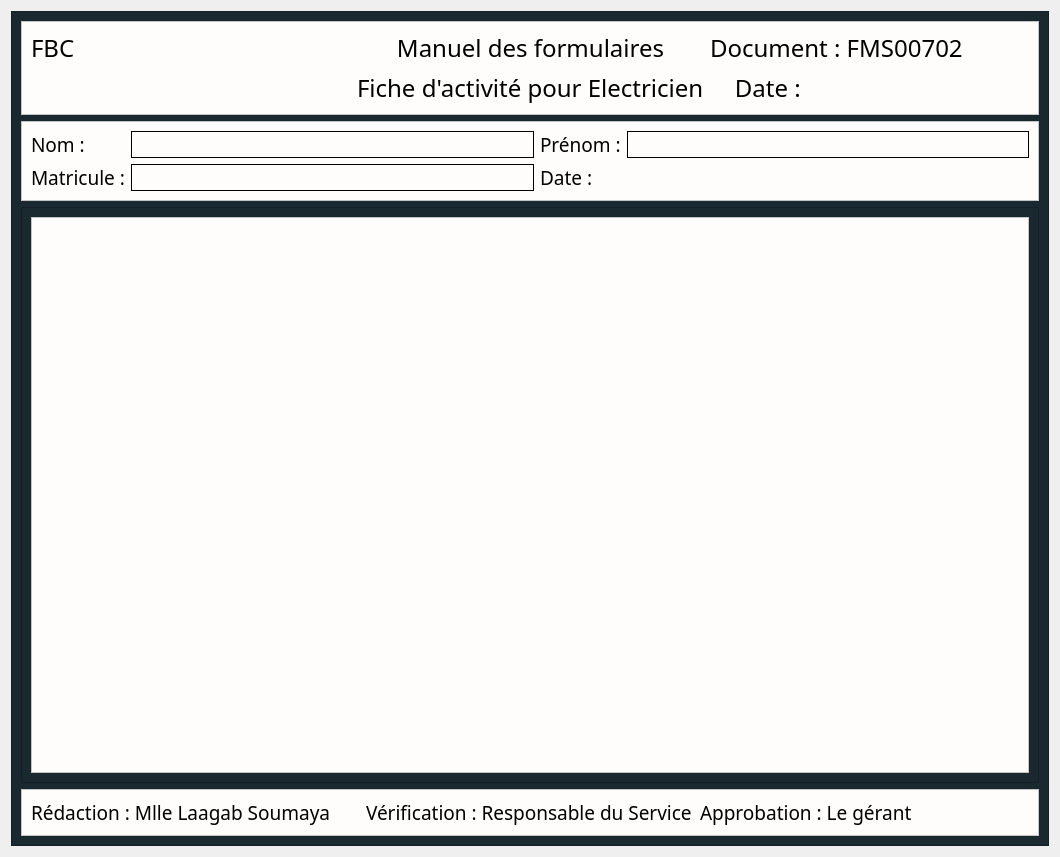
<?xml version="1.0" encoding="UTF-8"?>
<ui version="4.0">
 <class>Dialog</class>
 <widget class="QDialog" name="Dialog">
  <property name="geometry">
   <rect>
    <x>0</x>
    <y>0</y>
    <width>1060</width>
    <height>857</height>
   </rect>
  </property>
  <property name="windowTitle">
   <string>Dialog</string>
  </property>
  <layout class="QVBoxLayout" name="verticalLayout">
   <item>
    <widget class="QFrame" name="frame">
     <property name="styleSheet">
      <string notr="true">background-color: #1A2930;</string>
     </property>
     <property name="frameShape">
      <enum>QFrame::StyledPanel</enum>
     </property>
     <property name="frameShadow">
      <enum>QFrame::Raised</enum>
     </property>
     <layout class="QVBoxLayout" name="verticalLayout_2" stretch="0,0,1,0">
      <item>
       <widget class="QFrame" name="frame_5">
        <property name="styleSheet">
         <string notr="true">background-color : #FEFDFC;</string>
        </property>
        <property name="frameShape">
         <enum>QFrame::StyledPanel</enum>
        </property>
        <property name="frameShadow">
         <enum>QFrame::Raised</enum>
        </property>
        <layout class="QGridLayout" name="gridLayout">
         <item row="0" column="1">
          <widget class="QLabel" name="label_2">
           <property name="font">
            <font>
             <family>Modern No. 20</family>
             <pointsize>18</pointsize>
            </font>
           </property>
           <property name="text">
            <string>Manuel des formulaires</string>
           </property>
           <property name="alignment">
            <set>Qt::AlignCenter</set>
           </property>
          </widget>
         </item>
         <item row="0" column="0">
          <widget class="QLabel" name="label">
           <property name="font">
            <font>
             <family>Modern No. 20</family>
             <pointsize>18</pointsize>
            </font>
           </property>
           <property name="text">
            <string>FBC</string>
           </property>
          </widget>
         </item>
         <item row="0" column="2">
          <widget class="QLabel" name="label_3">
           <property name="font">
            <font>
             <family>Modern No. 20</family>
             <pointsize>18</pointsize>
            </font>
           </property>
           <property name="text">
            <string>Document : FMS00702</string>
           </property>
          </widget>
         </item>
         <item row="1" column="1">
          <widget class="QLabel" name="label_4">
           <property name="font">
            <font>
             <family>Modern No. 20</family>
             <pointsize>18</pointsize>
            </font>
           </property>
           <property name="text">
            <string>Fiche d'activité pour Electricien</string>
           </property>
          </widget>
         </item>
         <item row="1" column="2">
          <widget class="QLabel" name="label_5">
           <property name="font">
            <font>
             <family>Modern No. 20</family>
             <pointsize>18</pointsize>
            </font>
           </property>
           <property name="text">
            <string>    Date :</string>
           </property>
          </widget>
         </item>
        </layout>
       </widget>
      </item>
      <item>
       <widget class="QFrame" name="frame_4">
        <property name="styleSheet">
         <string notr="true">background-color : #FEFDFC;</string>
        </property>
        <property name="frameShape">
         <enum>QFrame::StyledPanel</enum>
        </property>
        <property name="frameShadow">
         <enum>QFrame::Raised</enum>
        </property>
        <layout class="QGridLayout" name="gridLayout_2">
         <item row="0" column="2">
          <widget class="QLabel" name="label_8">
           <property name="font">
            <font>
             <family>Modern No. 20</family>
             <pointsize>14</pointsize>
            </font>
           </property>
           <property name="text">
            <string>Prénom :</string>
           </property>
          </widget>
         </item>
         <item row="1" column="1">
          <widget class="QLineEdit" name="lineEdit_2">
           <property name="font">
            <font>
             <pointsize>11</pointsize>
             <weight>75</weight>
             <bold>true</bold>
            </font>
           </property>
           <property name="styleSheet">
            <string notr="true">border: 1px solid back;height:25px;</string>
           </property>
          </widget>
         </item>
         <item row="0" column="0">
          <widget class="QLabel" name="label_6">
           <property name="font">
            <font>
             <family>Modern No. 20</family>
             <pointsize>14</pointsize>
            </font>
           </property>
           <property name="text">
            <string>Nom :</string>
           </property>
          </widget>
         </item>
         <item row="0" column="1">
          <widget class="QLineEdit" name="lineEdit">
           <property name="font">
            <font>
             <pointsize>11</pointsize>
             <weight>75</weight>
             <bold>true</bold>
            </font>
           </property>
           <property name="styleSheet">
            <string notr="true">border: 1px solid back;
height:25px;</string>
           </property>
          </widget>
         </item>
         <item row="1" column="0">
          <widget class="QLabel" name="label_7">
           <property name="font">
            <font>
             <family>Modern No. 20</family>
             <pointsize>14</pointsize>
            </font>
           </property>
           <property name="text">
            <string>Matricule :</string>
           </property>
          </widget>
         </item>
         <item row="0" column="3">
          <widget class="QLineEdit" name="lineEdit_3">
           <property name="font">
            <font>
             <pointsize>11</pointsize>
             <weight>75</weight>
             <bold>true</bold>
            </font>
           </property>
           <property name="styleSheet">
            <string notr="true">border: 1px solid back;height:25px;</string>
           </property>
          </widget>
         </item>
         <item row="1" column="2">
          <widget class="QLabel" name="label_9">
           <property name="font">
            <font>
             <family>Modern No. 20</family>
             <pointsize>14</pointsize>
            </font>
           </property>
           <property name="text">
            <string>Date : </string>
           </property>
          </widget>
         </item>
        </layout>
       </widget>
      </item>
      <item>
       <widget class="QFrame" name="frame_3">
        <property name="frameShape">
         <enum>QFrame::StyledPanel</enum>
        </property>
        <property name="frameShadow">
         <enum>QFrame::Raised</enum>
        </property>
        <layout class="QVBoxLayout" name="verticalLayout_3">
         <item>
          <widget class="QTableView" name="tableView">
           <property name="styleSheet">
            <string notr="true">background-color : #FEFDFC;</string>
           </property>
          </widget>
         </item>
        </layout>
       </widget>
      </item>
      <item>
       <widget class="QFrame" name="frame_2">
        <property name="styleSheet">
         <string notr="true">background-color : #FEFDFC;</string>
        </property>
        <property name="frameShape">
         <enum>QFrame::StyledPanel</enum>
        </property>
        <property name="frameShadow">
         <enum>QFrame::Raised</enum>
        </property>
        <layout class="QHBoxLayout" name="horizontalLayout">
         <item>
          <widget class="QLabel" name="label_10">
           <property name="font">
            <font>
             <family>Modern No. 20</family>
             <pointsize>14</pointsize>
            </font>
           </property>
           <property name="text">
            <string>Rédaction : Mlle Laagab Soumaya</string>
           </property>
          </widget>
         </item>
         <item>
          <widget class="QLabel" name="label_11">
           <property name="font">
            <font>
             <family>Modern No. 20</family>
             <pointsize>14</pointsize>
            </font>
           </property>
           <property name="text">
            <string>Vérification : Responsable du Service</string>
           </property>
          </widget>
         </item>
         <item>
          <widget class="QLabel" name="label_12">
           <property name="font">
            <font>
             <family>Modern No. 20</family>
             <pointsize>14</pointsize>
            </font>
           </property>
           <property name="text">
            <string>Approbation : Le gérant</string>
           </property>
          </widget>
         </item>
        </layout>
       </widget>
      </item>
     </layout>
    </widget>
   </item>
  </layout>
 </widget>
 <resources/>
 <connections/>
</ui>
